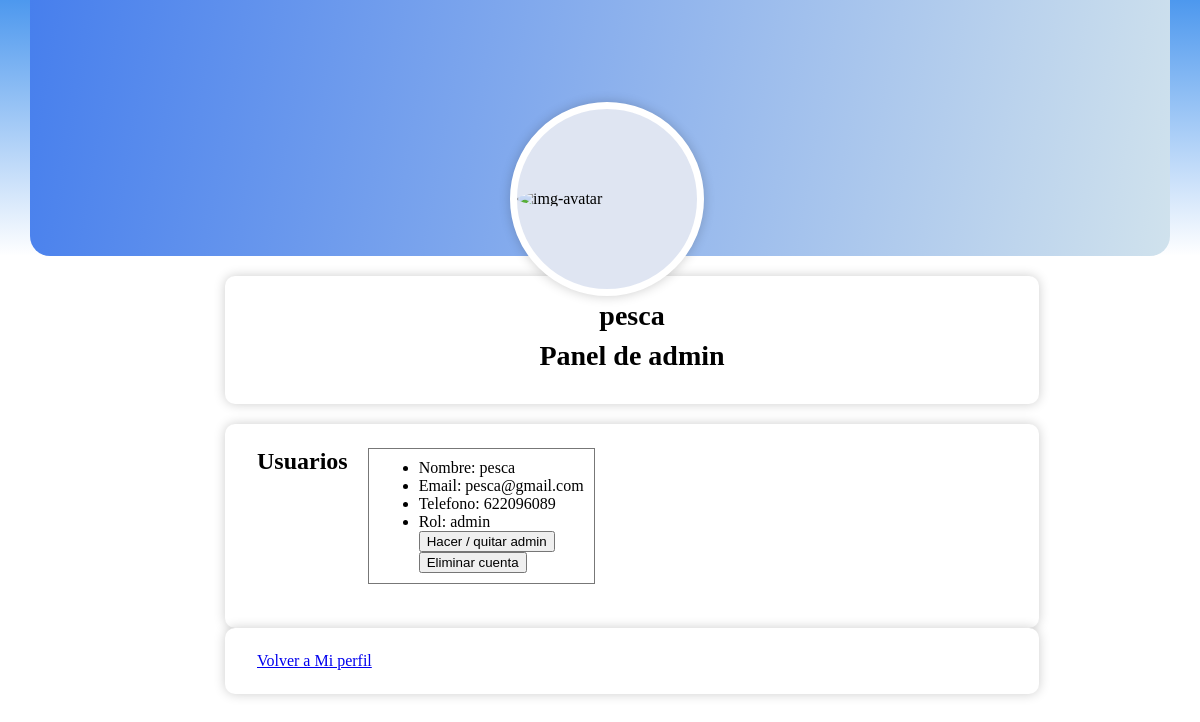
Screenshot of /PHP/admin.php (signed in) with the database file from the repository.
### tables this page shows
create table usuario (
id int primary key auto_increment not null unique,
nombre varchar (255),
contrasena varchar (255),
email varchar (255) unique,
telefono varchar (255),
imagen text,
rol varchar(10)
);

### PHP/admin.php (the view, shortened to what this page needs)
<?php
if (!isset($_SESSION["id"])) {
    header("Location:./login.php");
} else {
    $id = $_SESSION["id"];
    $mysql_host = "localhost:3307";
    $mysql_database = "jig";
    $mysql_user = "root";
    $mysql_password = "";
    $conexion = mysqli_connect($mysql_host, $mysql_user, $mysql_password);
    mysqli_select_db($conexion, $mysql_database);
    $select = "SELECT * FROM usuario WHERE id = '$id'";
    $resultado = mysqli_query($conexion, $select);
    while ($row = $resultado->fetch_assoc()) {
        $nombre = $row['nombre'];
    }
}
?>
<!DOCTYPE html>
<html lang="pt-br">
<head>
    <link rel="stylesheet" href="../CSS/userHome.css">
</head>
<body>
    <section class="user-profile">
        <div class="header">
            <div class="cover">
                <div class="perfil-usuario-avatar">
                    <img src="http://www.coopernortetelecom.com.br/assets/images/author-1.png" alt="img-avatar">
                </div>
            </div>
        </div>
        <div class="user-profile-body">
            <div class="user-profile-bio">
                <h3 class="titulo">
                    <?php echo $nombre ?>
                </h3>
                <h4 class="titulo">Panel de admin</h4>
            </div>
            <div class="user-profile-footer">
                <h2>Usuarios</h2>
                <div>
                    <?php
                    $selectAll = "SELECT * from usuario";
                    $resultado = mysqli_query($conexion, $selectAll);
                    while ($row = $resultado->fetch_assoc()) {
                        $idU = $row['id'];
                        $nombreU = $row['nombre'];
                        $emailU = $row['email'];
                        $telefonoU = $row['telefono'];
                        $rolU = $row['rol'];
                        echo "<div class='user-box'>";
                        echo "<ul>";
                        echo "
                        <li>
                            Nombre: $nombreU
                        </li>
                        <li>
                            Email: $emailU
                        </li>
                        <li>
                            Telefono: $telefonoU
                        </li>
                        <li>
                            Rol: $rolU
                        </li>
                        <form action='' method='post'>
                            <input type = 'submit' value='Hacer / quitar admin' name='admin$idU'/>
                        </form>
                        <form action='' method='post'>
                            <input type = 'submit' value='Eliminar cuenta' name='delete$idU'/>
                        </form>
                        ";
                        echo "</ul>";
                        echo "</div>";
                    }
                    ?>
                </div>
            </div>
            <div class="user-profile-footer">
                <a href="userHome.php">Volver a Mi perfil</a>
            </div>
        </div>
    </section>
</body>
</html>

### CSS/userHome.css (style rules this page uses)
* { margin: 0; }
.user-profile .user-profile-body, .user-profile { display: flex; flex-wrap: wrap; flex-direction: column; align-items: center; }
.user-profile .header { width: 100%; display: flex; justify-content: center; background: linear-gradient(#4d98ee, transparent); margin-bottom: 1.25rem; }
.user-profile .cover { display: block; position: relative; width: 90%; height: 16rem; background: linear-gradient(100deg, #477fed, #d0e2ed); border-radius: 0 0 20px 20px; }
.user-profile .user-profile-body { width: 70%; position: relative; max-width: 750px; }
.user-profile .user-profile-body .titulo { display: block; width: 100%; font-size: 1.75em; margin-bottom: 0.5rem; }
.user-profile .user-profile-footer, .user-profile .user-profile-bio { display: flex; flex-wrap: wrap; padding: 1.5rem 2rem; box-shadow: 0 0 12px rgba(0, 0, 0, 0.2); background-color: #fff; border-radius: 10px; width: 100%; }
.user-profile .user-profile-bio { margin-bottom: 1.25rem; text-align: center; }
.user-profile .cover, .user-profile .user-profile-body { width: 95%; }
.perfil-usuario-avatar { display: flex; width: 180px; height: 180px; align-items: center; justify-content: center; border: 7px solid #ffffff; background-color: #dfe5f2; border-radius: 50%; box-shadow: 0 0 12px rgba(0, 0, 0, 0.2); position: absolute; bottom: -40px; left: calc(50% - 90px); z-index: 1; }
.perfil-usuario-avatar img { width: 100%; position: relative; border-radius: 50%; }
.user-box { margin-bottom: 20px; margin-left: 20px; border: 1px solid rgba(0, 0, 0, 0.534); box-sizing: border-box; padding: 10px; }

### rows the page displays
usuario: nombre "pesca", email "pesca@gmail.com", telefono "622096089", rol "admin"
